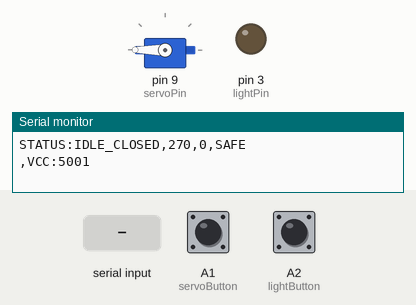
A sketch run on a simulated Arduino Uno, built with avr-gcc and run on an emulated ATmega328P. On the bench: servo, output pins drawn as LEDs (lit = HIGH), the last lines printed to the serial monitor. The inputs (shaded band) are chosen by the test bench; at power-on: A1 (servoButton) HIGH, A2 (lightButton) HIGH. EEPROM starts erased.

Above: at 1.7 s.
1.8 s: A1 (servoButton) pulled LOW for 0.15 s
At 2.77 s:
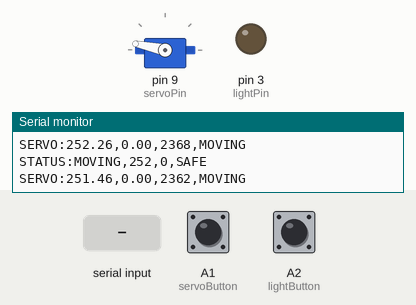
4.8 s: "CMD:SERVO_RESET\n" received over Serial
7.8 s: A1 (servoButton) pulled LOW for 1 s
At 8.75 s:
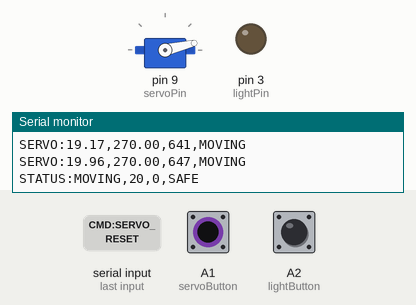
13.8 s: A2 (lightButton) pulled LOW for 0.15 s
At 14.3 s:
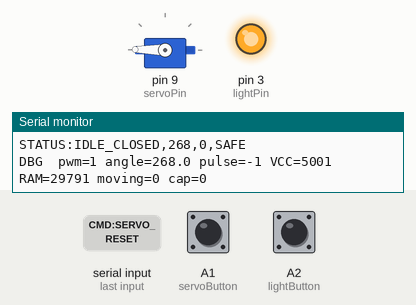
15.4 s: "CMD:OPEN\n" received over Serial
At 16.7 s:
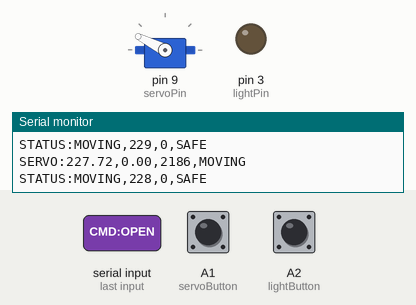
Timing chart, 0 to 19.4 s (numbered marks = the images above; inputs shaded):
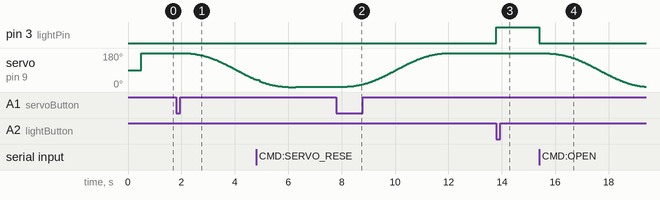

The sketch:

dustcapino.ino
```cpp
#define FIRMWARE_ID "DUSTCAPINO_V1.4"
#define BUILD_DATE __DATE__ " " __TIME__
#include <avr/wdt.h>
#include <Servo.h>
#include <EEPROM.h>
#include <DHT.h>
#include <avr/io.h>

// ==========================================================
// GLOBALS
// ==========================================================

// ================= LOG LEVEL =================

#define LOG_DEBUG 2
#define LOG_INFO  1
#define LOG_NONE  0

int logLevel = LOG_INFO;
#define LOGD(x) if (logLevel >= LOG_DEBUG) Serial.println(x)
#define LOGI(x) if (logLevel >= LOG_INFO)  Serial.println(x)

uint8_t resetCause;
unsigned long lastStatusPush = 0;
const unsigned long STATUS_FAST = 400;
const unsigned long STATUS_IDLE = 2000;
unsigned long lastServoUpdate = 0;
unsigned long servoPowerFailTimer = 0;
float lastServoAngleCheck = 0;
const unsigned long SERVO_INTERVAL = 15;
float lastStatusAngle = -999;
unsigned long servoStallTimer = 0;
unsigned long lastDebugReport = 0;
int lastPulse = -1;
unsigned long moveWatchdog = 0;
unsigned long globalMoveTimeout = 0;
unsigned long lastLoopTime = 0;
unsigned long lastHostContact = 0;
unsigned long lastPWMCheck = 0;

#define DHTPIN 8
#define DHTTYPE DHT22
DHT dht(DHTPIN, DHTTYPE);

// ================= PINS =================
const int servoPin = 9;
const int lightPin = 3;
const uint8_t servoButton = A1;
const uint8_t lightButton = A2;

// ================= SERVO =================
Servo dustCapServo;

const int servoMinPulse = 500;
const int servoMaxPulse = 2500;
const float maxAngle = 270.0;
const float degreesPerSecond = 60.0;

// ================= EEPROM =================
const uint16_t EEPROM_MAGIC = 0xBEEF;
const int EEPROM_ADDR = 0;

struct SavedState {
  uint16_t magic;
  float angle;
};

SavedState state;

// ================= MOTION =================
float currentAngle = 135.0;
float targetAngle  = 135.0;
float startAngle   = 135.0;
float totalDistance = 0.0;

float moveDuration = 0.0;
unsigned long moveStartTime = 0;
bool moving = false;


// ================= LIGHT =================
uint8_t lightBrightness = 0;

// ================= STATES =================
enum CapState { CLOSED, OPEN, MOVING };
enum SafetyMode { SAFE, OVERRIDE };

CapState capState = CLOSED;
SafetyMode safetyMode = SAFE;

// ================= SERIAL BUFFER =================
char inputBuffer[64];
uint8_t inputIndex = 0;

// ===== Manual Button State =====
static bool lastServoBtn  = HIGH;
static bool lastLightBtn  = HIGH;
static unsigned long lastButtonTime = 0;
const unsigned long debounceDelay = 150;
// ==========================================================
// Utility
// ==========================================================

int angleToPulse(float angle)
{
  float ratio = angle / maxAngle;
  return servoMinPulse + (ratio * (servoMaxPulse - servoMinPulse));
}
void hardServoReset()
{
  Serial.println("SERVO_RESET");

  dustCapServo.detach();
  delay(50);

  dustCapServo.attach(servoPin, servoMinPulse, servoMaxPulse);

  lastPulse = -1;   // viktigt

  int pulse = angleToPulse(currentAngle);
  dustCapServo.writeMicroseconds(pulse);

  for (int i = 0; i < 3; i++)
  {
    dustCapServo.writeMicroseconds(pulse);
    delay(20);
  }

  lastPulse = pulse;
}

void savePosition(float angle)
{
  state.magic = EEPROM_MAGIC;
  state.angle = angle;
  EEPROM.put(EEPROM_ADDR, state);
}

float loadPosition()
{
  EEPROM.get(EEPROM_ADDR, state);

  if (state.magic == EEPROM_MAGIC &&
      state.angle >= 0 &&
      state.angle <= maxAngle)
  {
    return state.angle;
  }

  return 270.0;
}

void enforceSafety()
{
  if (capState == MOVING)
  {
    if (lightBrightness > 0)
    {
      lightBrightness = 0;
      digitalWrite(lightPin, LOW);
      Serial.println("LIGHT_OFF");
    }
    return;
  }

  if (capState != CLOSED && safetyMode == SAFE)
  {
    if (lightBrightness > 0)
    {
      lightBrightness = 0;
      digitalWrite(lightPin, LOW);
      Serial.println("LIGHT_OFF");
    }
  }
}

extern int __heap_start, *__brkval;

int freeRam()
{
  int v;
  return (int)&v - (__brkval == 0 ? (int)&__heap_start : (int)__brkval);
}

long readVcc()
{
  long result;

  ADMUX = _BV(REFS0) | _BV(MUX3) | _BV(MUX2) | _BV(MUX1);
  delay(2);

  ADCSRA |= _BV(ADSC);
  while (bit_is_set(ADCSRA, ADSC));

  result = ADCL;
  result |= ADCH << 8;

  result = 1125300L / result;

  return result;   // millivolt
}
bool servoPWMActive()
{
  // Servo library uses Timer1.
  // If Timer1 clock select bits are 0 → timer stopped.

  if ((TCCR1B & 0x07) == 0)
    return false;

  return true;
}
void sendHello()
{
  Serial.print("HELLO:DUSTCAPINO,");
  Serial.print(FIRMWARE_ID);
  Serial.print(",");

  if (resetCause & _BV(WDRF))
    Serial.print("WATCHDOG,");
  else if (resetCause & _BV(BORF))
    Serial.print("BROWNOUT,");
  else if (resetCause & _BV(PORF))
    Serial.print("POWERON,");
  else
    Serial.print("POWERON,");

  Serial.print(millis() / 1000);
  Serial.print(",");

  Serial.print(freeRam());
  Serial.print(",");

  Serial.println(BUILD_DATE);
  Serial.print("STATUS:");

  if (capState == OPEN)
    Serial.print("IDLE_OPEN");
  else
    Serial.print("IDLE_CLOSED");

  Serial.print(",");
  Serial.print(currentAngle, 0);
  Serial.print(",");
  Serial.print(lightBrightness);
  Serial.print(",");
  Serial.println(safetyMode == SAFE ? "SAFE" : "OVERRIDE");
  Serial.print(",VCC:");
  Serial.println(readVcc());
}

void startMove(float newTarget)
{
  startAngle = currentAngle;
  targetAngle = newTarget;
  totalDistance = targetAngle - startAngle;

  float distanceAbs = fabs(totalDistance);

  if (distanceAbs < 0.5)
  {
    currentAngle = newTarget;
    capState = (newTarget == 0.0) ? OPEN : CLOSED;
    enforceSafety();
    return;
  }

  moveDuration = (distanceAbs / degreesPerSecond) * 1000.0;
  if (moveDuration < 1)
    moveDuration = 1;

  moveStartTime = millis();
  moveWatchdog = millis();   // <-- ny
  globalMoveTimeout = millis();
  moving = true;
  capState = MOVING;
  lastServoUpdate = millis();
  enforceSafety();

  // --- Ny rad här ---
  Serial.print("STATUS:MOVING,");
  Serial.print(currentAngle, 0);
  Serial.print(",");
  Serial.print(lightBrightness);
  Serial.print(",");
  Serial.println(safetyMode == SAFE ? "SAFE" : "OVERRIDE");
}

// ==========================================================
// COMMAND HANDLER (NON-BLOCKING)
// ==========================================================

void handleCommand(char *cmd)
{
#ifdef DEBUG
  Serial.print("RX:");
  Serial.println(cmd);
#endif
  if (strcmp(cmd, "CMD:OPEN") == 0)
  {
    startMove(0.0);
  }
  else if (strcmp(cmd, "CMD:CLOSE") == 0)
  {
    startMove(270.0);
  }
  else if (strcmp(cmd, "CMD:STOP") == 0)
  {
    moving = false;
    savePosition(currentAngle);
    lastPulse = -1;
    capState = (currentAngle <= 1.0) ? OPEN : CLOSED;
    enforceSafety();
  }
  else if (strcmp(cmd, "CMD:HELLO") == 0)
  {
    sendHello();
  }
  else if (strcmp(cmd, "CMD:SERVO_RESET") == 0)
  {
    hardServoReset();
  }
  else if (strncmp(cmd, "CMD:STATUS", 10) == 0)
  {
    Serial.print("STATUS:");

    if (capState == OPEN)
      Serial.print("IDLE_OPEN");
    else if (capState == CLOSED)
      Serial.print("IDLE_CLOSED");
    else
      Serial.print("MOVING");

    Serial.print(",");
    Serial.print(currentAngle, 0);
    Serial.print(",");
    Serial.print(lightBrightness);
    Serial.print(",");
    Serial.println(safetyMode == SAFE ? "SAFE" : "OVERRIDE");
  }
  else if (strncmp(cmd, "CMD:ANGLE:", 10) == 0)
  {
    float angle = atof(cmd + 10);
    angle = constrain(angle, 0, 270);
    startMove(angle);
  }
  else if (strcmp(cmd, "CMD:SAFE") == 0)
  {
    safetyMode = SAFE;
    enforceSafety();
    Serial.println("SAFE_MODE");
  }
  else if (strcmp(cmd, "CMD:OVERRIDE") == 0)
  {
    safetyMode = OVERRIDE;
    Serial.println("OVERRIDE_MODE");
  }
  else if (strcmp(cmd, "CMD:LIGHT_ON") == 0)
  {
    if (capState != CLOSED && safetyMode == SAFE)
    {
      Serial.println("LIGHT_BLOCKED");
      return;
    }

    lightBrightness = 255;
    analogWrite(lightPin, 255);
    Serial.println("LIGHT_ON");
  }
  else if (strcmp(cmd, "CMD:LIGHT_OFF") == 0)
  {
    lightBrightness = 0;
    digitalWrite(lightPin, LOW);
    Serial.println("LIGHT_OFF");
  }
  else if (strncmp(cmd, "CMD:BRIGHTNESS:", 15) == 0)
  {
    int value = atoi(cmd + 15);
    value = constrain(value, 0, 255);

    if (value > 0 && capState != CLOSED && safetyMode == SAFE)
    {
      Serial.println("LIGHT_BLOCKED");
      return;
    }

    lightBrightness = value;
    analogWrite(lightPin, value);
    Serial.println("BRIGHTNESS_OK");
  }
  else if (strcmp(cmd, "CMD:READ_DHT") == 0)
  {
    float t = dht.readTemperature();
    float h = dht.readHumidity();

    if (!isnan(t) && !isnan(h))
    {
      Serial.print("DHT:");
      Serial.print(t, 2);
      Serial.print(",");
      Serial.println(h, 2);
    }
    else
    {
      Serial.println("DHT:ERROR");
    }
  }
  else if (strcmp(cmd, "CMD:REBOOT") == 0)
  {
    Serial.println("REBOOTING");
    delay(100);

    wdt_enable(WDTO_15MS);
    while (1);
  }
  else if (strcmp(cmd, "CMD:RESET_WATCHDOG") == 0)
  {
    wdt_disable();
    Serial.println("WDT_DISABLED");
  }
  else if (strcmp(cmd, "CMD:UPLOAD_MODE") == 0)
  {
    Serial.println("UPLOAD_MODE");

    wdt_disable();     // stäng watchdog
    delay(100);

    // stanna här tills ny firmware flashas
    while (true)
    {
      delay(1000);
    }
  }
  else if (strcmp(cmd, "CMD:LOG_DEBUG") == 0)
  {
    logLevel = LOG_DEBUG;
    Serial.println("LOG_DEBUG");
  }
  else if (strcmp(cmd, "CMD:LOG_INFO") == 0)
  {
    logLevel = LOG_INFO;
    Serial.println("LOG_INFO");
  }
  else if (strcmp(cmd, "CMD:LOG_NONE") == 0)
  {
    logLevel = LOG_NONE;
    Serial.println("LOG_NONE");
  }
}

// ==========================================================
// SETUP
// ==========================================================

void setup()
{
  lastHostContact = millis();
  uint8_t mcusr_mirror = MCUSR;
  MCUSR = 0;
  wdt_disable();

  resetCause = mcusr_mirror;
  pinMode(servoButton, INPUT_PULLUP);
  pinMode(lightButton, INPUT_PULLUP);

  delay(300);        // ge bootloader tid att få kontroll

  wdt_enable(WDTO_8S);

  Serial.begin(115200);
  Serial.println("BOOT_OK");
  delay(100);

  dht.begin();

  pinMode(lightPin, OUTPUT);
  digitalWrite(lightPin, LOW);

  dustCapServo.attach(servoPin, servoMinPulse, servoMaxPulse);
  delay(100);
  currentAngle = loadPosition();
  targetAngle  = currentAngle;

  capState = (currentAngle <= 1.0) ? OPEN : CLOSED;

  int pulse = angleToPulse(currentAngle);

  if (pulse != lastPulse)
  {
    dustCapServo.writeMicroseconds(pulse);
    lastPulse = pulse;
  }

  sendHello();
}

// ==========================================================
// LOOP
// ==========================================================

void loop()
{
  if (millis() - lastLoopTime >= 5)
  {
    lastLoopTime = millis();

    // loop body
  }
  wdt_reset();
  unsigned long now = millis();
  // --- PWM watchdog ---
  if (now - lastPWMCheck > 3000)
  {
    if (!dustCapServo.attached())
    {
      Serial.println("SERVO_WATCHDOG_REATTACH");

      dustCapServo.attach(servoPin, servoMinPulse, servoMaxPulse);

      int pulse = angleToPulse(currentAngle);
      dustCapServo.writeMicroseconds(pulse);

      lastPulse = pulse;
    }

    lastPWMCheck = now;
  }

  // -------- Servo motion --------
  if (!dustCapServo.attached())
  {
    dustCapServo.attach(servoPin, servoMinPulse, servoMaxPulse);

    int pulse = angleToPulse(currentAngle);
    dustCapServo.writeMicroseconds(pulse);
    lastPulse = pulse;

    Serial.println("SERVO_REATTACHED");
  }
  if (moving && now - lastServoUpdate > SERVO_INTERVAL)
  {
    lastServoUpdate = now;

    float elapsed = now - moveStartTime;
    float t = min(1.0f, elapsed / moveDuration);

    if (elapsed > moveDuration + 2000)   // failsafe
      t = 1.0;

    t = constrain(t, 0.0, 1.0);
    if (t >= 0.995)
    {
      moving = false;
      currentAngle = targetAngle;

      // ---- RELAX AT ENDSTOP ----
      if (targetAngle >= 269.0)
        currentAngle = 268.0;

      if (targetAngle <= 1.0)
        currentAngle = 2.0;

      int pulse = angleToPulse(currentAngle);

      if (pulse != lastPulse)
      {
        dustCapServo.writeMicroseconds(pulse);
        lastPulse = pulse;
      }
      savePosition(currentAngle);
      lastPulse = -1;

      capState = (targetAngle == 0.0) ? OPEN : CLOSED;
      enforceSafety();

      Serial.print("STATUS:");
      Serial.print(capState == OPEN ? "IDLE_OPEN" : "IDLE_CLOSED");
      Serial.print(",");
      Serial.print(currentAngle, 0);
      Serial.print(",");
      Serial.print(lightBrightness);
      Serial.print(",");
      Serial.println(safetyMode == SAFE ? "SAFE" : "OVERRIDE");

      lastStatusPush = now;
      return;   // viktigt
    }

    float s = t * t * t * (t * (6 * t - 15) + 10);

    currentAngle = startAngle + totalDistance * s;

    // ---- SERVO POWER FAIL DETECTION ----
    if (fabs(currentAngle - lastServoAngleCheck) < 0.05)
    {
      if (millis() - servoPowerFailTimer > 2000)
      {
        Serial.println("SERVO_POWER_FAIL");
        hardServoReset();
        servoPowerFailTimer = millis();
      }
    }
    else
    {
      servoPowerFailTimer = millis();
      lastServoAngleCheck = currentAngle;
    }

    if (fabs(currentAngle - lastStatusAngle) < 0.5)
    {
      if (millis() - servoStallTimer > 3500)
      {
        Serial.println("SERVO_STALL");

        hardServoReset();

        servoStallTimer = millis();
      }
    }
    else
    {
      servoStallTimer = millis();
    }

    int pulse = angleToPulse(currentAngle);

    if (pulse != lastPulse)
    {
      LOGD("SERVO_DEBUG");
      Serial.print("SERVO:");
      Serial.print(currentAngle);
      Serial.print(",");
      Serial.print(targetAngle);
      Serial.print(",");
      Serial.print(pulse);
      Serial.print(",");
      Serial.println(moving ? "MOVING" : "IDLE");

      dustCapServo.writeMicroseconds(pulse);
      lastPulse = pulse;
    }

    if (fabs(currentAngle - lastStatusAngle) > 1.0 ||
        now - lastStatusPush > 1000)
    {
      Serial.print("STATUS:MOVING,");
      Serial.print(currentAngle, 0);
      Serial.print(",");
      Serial.print(lightBrightness);
      Serial.print(",");
      Serial.println(safetyMode == SAFE ? "SAFE" : "OVERRIDE");

      lastStatusAngle = currentAngle;
      lastStatusPush = now;
    }
  }

  // -------- MOVE RECOVERY --------
  if (moving)
  {
    // försöker starta rörelsen igen
    if (millis() - moveWatchdog > 5000)
    {
      Serial.println("MOVE_RECOVERY");

      hardServoReset();   // <-- NY RAD

      startMove(targetAngle);

      moveWatchdog = millis();
    }

    // sista failsafe om allt annat misslyckas
    if (millis() - globalMoveTimeout > 15000)
    {
      Serial.println("MOVE_TIMEOUT");

      moving = false;
      currentAngle = targetAngle;

      capState = (targetAngle == 0.0) ? OPEN : CLOSED;

      Serial.print("STATUS:");
      Serial.print(capState == OPEN ? "IDLE_OPEN" : "IDLE_CLOSED");
      Serial.print(",");
      Serial.print(currentAngle, 0);
      Serial.print(",");
      Serial.print(lightBrightness);
      Serial.print(",");
      Serial.println(safetyMode == SAFE ? "SAFE" : "OVERRIDE");
    }
  }
  // -------- HOST WATCHDOG --------
  if (millis() - lastHostContact > 60000)
  {
    Serial.println("HOST_TIMEOUT");

    if (lightBrightness > 0)
    {
      lightBrightness = 0;
      digitalWrite(lightPin, LOW);
    }

    // close cap if host disappeared
    if (capState != CLOSED)
    {
      Serial.println("FAILSAFE_CLOSE");

      startMove(270.0);   // close cap
    }
  }  // -------- Non-blocking serial --------
  while (Serial.available())
  {
    char c = Serial.read();

    if (c == '\r') continue;

    if (c == '\n')
    {
      inputBuffer[inputIndex] = 0;

      if (inputIndex > 0)
      {
        lastHostContact = millis();
        handleCommand(inputBuffer);
      }

      inputIndex = 0;
    }
    else if (inputIndex < sizeof(inputBuffer) - 1)
    {
      inputBuffer[inputIndex++] = c;
    }
  }

  bool servoNow = digitalRead(servoButton);
  bool lightNow = digitalRead(lightButton);

  unsigned long nowBtn = millis();

  // ---- Servo button (edge triggered) ----
  if (servoNow == LOW && lastServoBtn == HIGH &&
      nowBtn - lastButtonTime > debounceDelay)
  {
    lastButtonTime = nowBtn;

    if (capState == CLOSED)
      startMove(0.0);
    else if (capState == OPEN)
      startMove(270.0);
  }
  // ---- DEBUG STATUS ----
  if (millis() - lastDebugReport > 2000)
  {
    Serial.print("DBG ");

    Serial.print(" pwm=");
    Serial.print(servoPWMActive() ? 1 : 0);

    Serial.print(" angle=");
    Serial.print(currentAngle, 1);

    Serial.print(" pulse=");
    Serial.print(lastPulse);

    Serial.print(" VCC=");
    Serial.print(readVcc());

    Serial.print(" RAM=");
    Serial.print(freeRam());

    Serial.print(" moving=");
    Serial.print(moving ? 1 : 0);

    Serial.print(" cap=");
    Serial.print(capState);

    Serial.println();

    lastDebugReport = millis();
  }
  // ---- Light button (edge triggered) ----
  if (lightNow == LOW && lastLightBtn == HIGH &&
      nowBtn - lastButtonTime > debounceDelay)
  {
    lastButtonTime = nowBtn;

    if (lightBrightness > 0)
    {
      lightBrightness = 0;
      digitalWrite(lightPin, LOW);
    }
    else
    {
      if (capState == CLOSED || safetyMode == OVERRIDE)
      {
        lightBrightness = 255;
        analogWrite(lightPin, 255);
      }
    }
  }

  lastServoBtn = servoNow;
  lastLightBtn = lightNow;
}
```

Measured:
- after the input at 1.8 s, servo on pin 9 (servoPin): moves from 180° to 38° over 2.7 s, starting after 0.31 s
- after the input at 7.8 s, servo on pin 9 (servoPin): rises from 1° to 180° in 4.0 s, then falls to 179° in 0.27 s
- after the input at 13.8 s, pin 3 (lightPin): LOW → HIGH at once
- after the input at 15.4 s, pin 3 (lightPin): HIGH → LOW at once; servo on pin 9 (servoPin): moves from 179° to 2° over 3.7 s, starting after 0.19 s
